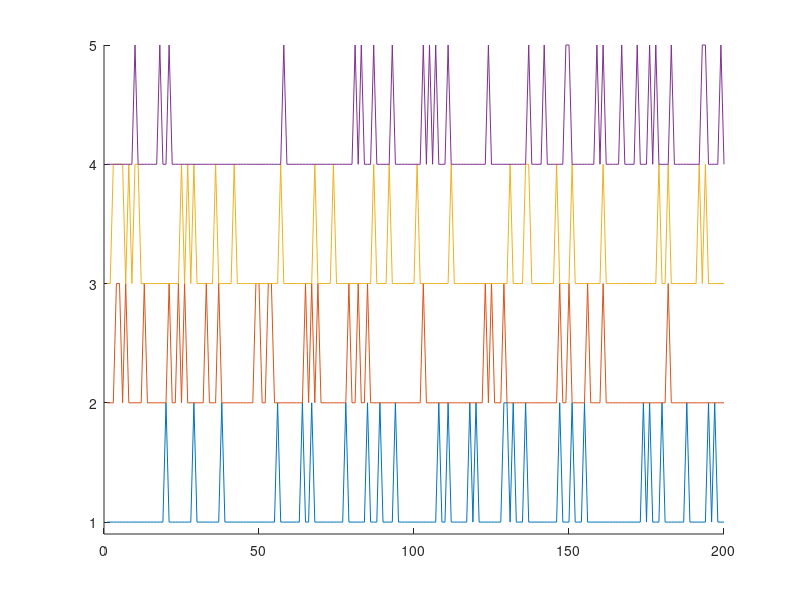
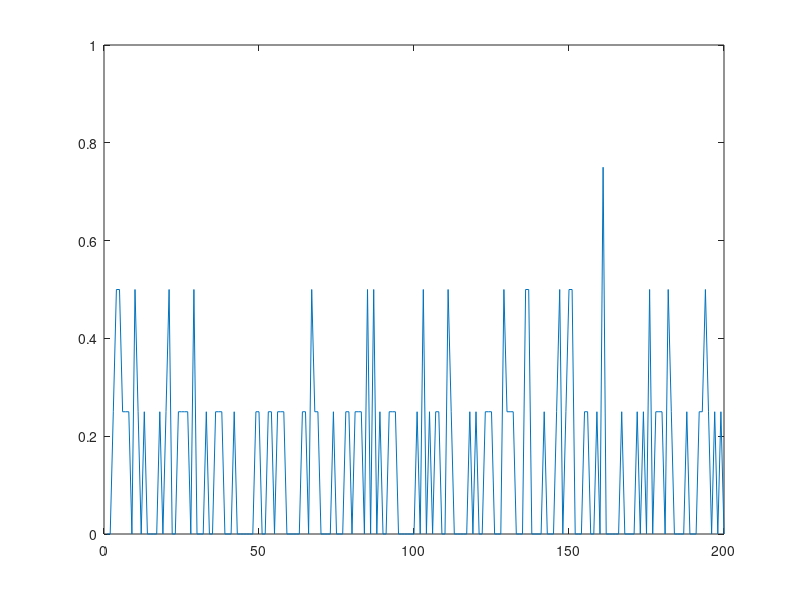
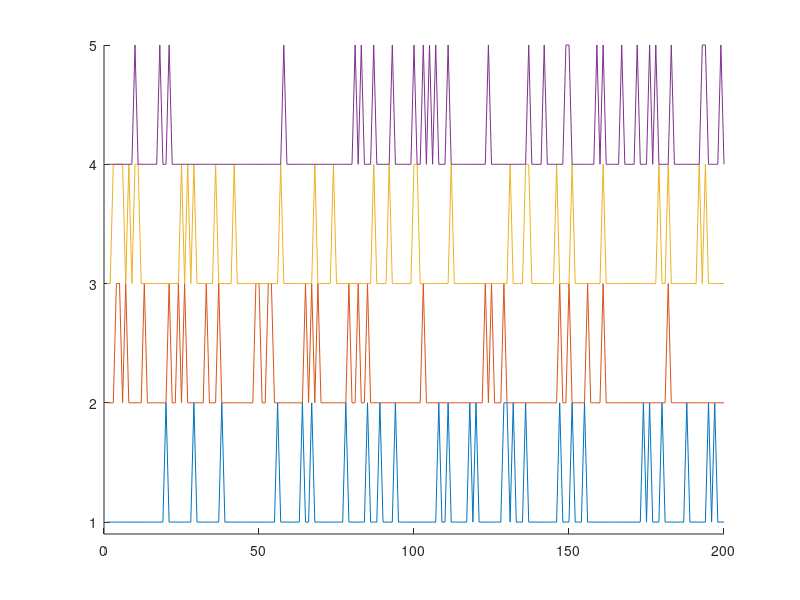
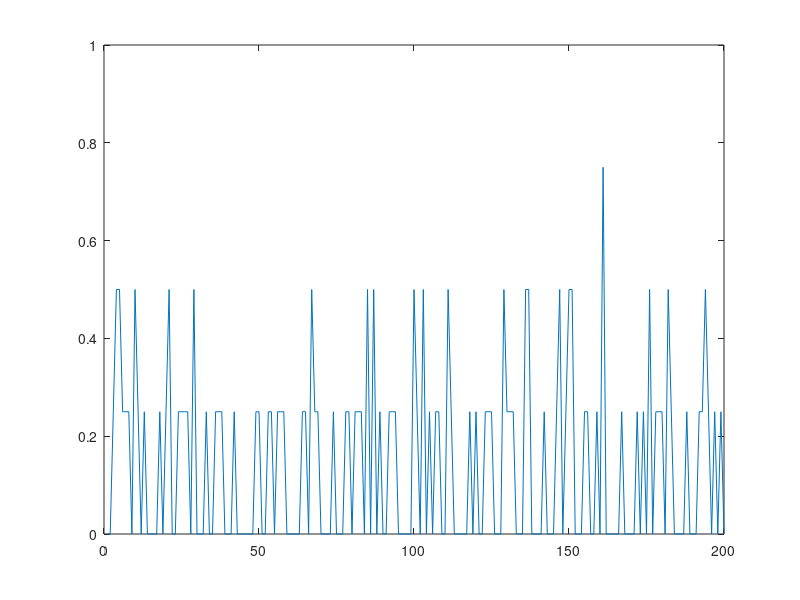

MATLAB code to generate these figures, in order:
clear all

%% Random spikes 

numits = 4; % How many neurons 

len = 200; % Duration of the epoch
numspikes = 30; % Number of spikes per epoch

z = zeros(1,len); % Empty time window, no spikes
t = 1:len; % Time steps

% Make each neuron
for j=numits:-1:1
    neuron(:,j) = z; 
    tt = randi(len,[1,numspikes]); % Random time indexes...
    neuron(tt,j) = 1; % Are set to one, which is the spike
end

% Calculate the downstream response to all neural inputs
    avgDownStream = sum(neuron');
    avgDownStream = avgDownStream / numits;

% Plot all or some of the raw spike trains
maxnumtrainstoshow = 50;
figure(27); clf; hold on;
    for j=1:min([maxnumtrainstoshow, numits])
        plot(t, neuron(:,j)+j);
    end
    ylim([0.9, min([maxnumtrainstoshow+1, numits+1])])

% Plot the downstream neural response
    figure(28); clf; 
        plot(t, avgDownStream); ylim([0 1]);

%% Signal

detectionChance = 0.50; % Chance that a neuron will detect the event (range 0-1)


neuronDetector = neuron;

detections = find(rand(1,numits) >= detectionChance);
neuronDetector(round(len/2),detections) = 1;

% Calculate the downstream response to all neural inputs
    avgDownStreamDetector = sum(neuronDetector');
    avgDownStreamDetector = avgDownStreamDetector / numits;


figure(29); clf; hold on;
    for j=1:min([maxnumtrainstoshow, numits])
        plot(t, neuronDetector(:,j)+j);
    end
    ylim([0.9, min([maxnumtrainstoshow+1, numits+1])])

% Plot the downstream neural response
    figure(30); clf; 
        plot(t, avgDownStreamDetector); ylim([0 1]);
